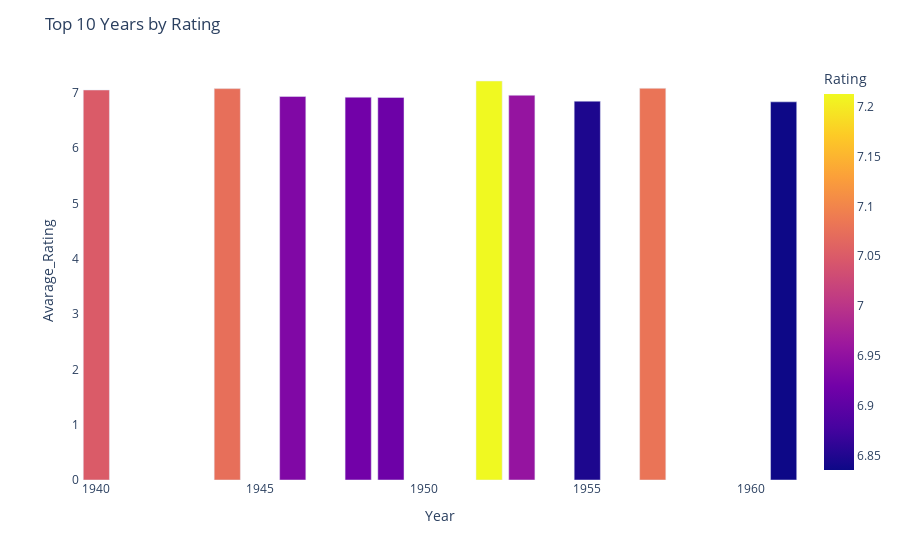

The cell this chart's notebook holds for it:
### Code cell
#Plot Top 10 Years by Rating
year_avg_rating=df.groupby('Year')['Rating'].mean().reset_index()
#year_avg_rating.sort_values(by=['Rating'], ascending=False).head()
top_10_years=year_avg_rating.nlargest(10,'Rating')
top_year_fig = px.bar(top_10_years, x='Year',y='Rating', color = "Rating")
top_year_fig.update_layout(title='Top 10 Years by Rating', xaxis_title='Year', yaxis_title='Avarage_Rating', plot_bgcolor='white')
top_year_fig.show();

### Figure 1 — Plotly figure (JSON) as saved in the notebook; plotly's stock layout.template omitted (floating-point values rounded to 4 significant figures)
{"data": [{"alignmentgroup": "True", "hovertemplate": "Year=%{x}<br>Rating=%{marker.color}<extra></extra>", "legendgroup": "", "marker": {"color": [7.213, 7.081, 7.075, 7.05, 6.955, 6.933, 6.92, 6.915, 6.848, 6.836], "coloraxis": "coloraxis", "pattern": {"shape": ""}}, "name": "", "offsetgroup": "", "orientation": "v", "showlegend": false, "textposition": "auto", "type": "bar", "x": [1952, 1957, 1944, 1940, 1953, 1946, 1948, 1949, 1955, 1961], "xaxis": "x", "y": [7.213, 7.081, 7.075, 7.05, 6.955, 6.933, 6.92, 6.915, 6.848, 6.836], "yaxis": "y"}], "layout": {"barmode": "relative", "coloraxis": {"colorbar": {"title": {"text": "Rating"}}, "colorscale": [[0, "#0d0887"], [0.1111, "#46039f"], [0.2222, "#7201a8"], [0.3333, "#9c179e"], [0.4444, "#bd3786"], [0.5556, "#d8576b"], [0.6667, "#ed7953"], [0.7778, "#fb9f3a"], [0.8889, "#fdca26"], [1, "#f0f921"]]}, "legend": {"tracegroupgap": 0}, "margin": {"t": 60}, "plot_bgcolor": "white", "title": {"text": "Top 10 Years by Rating"}, "xaxis": {"anchor": "y", "domain": [0, 1], "title": {"text": "Year"}}, "yaxis": {"anchor": "x", "domain": [0, 1], "title": {"text": "Avarage_Rating"}}}}
